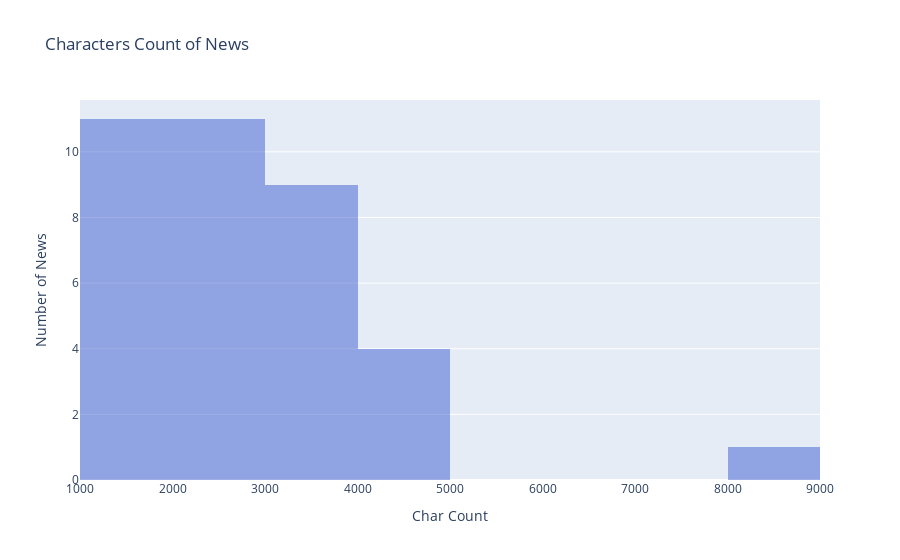

The notebook cell saved with this chart:
### Code cell
xchars = [len(x) for x in df.Cleaned_News]
trace1 = go.Histogram(x=xchars, opacity=0.65, name="Word Count", marker=dict(color='rgba(12, 50, 196, 0.6)'))
data = [trace1]
layout = go.Layout(barmode='overlay',
                   title='Characters Count of News',
                   xaxis=dict(title='Char Count'),
                   yaxis=dict( title='Number of News'))
fig = go.Figure(data=data, layout=layout)
fig.show()

### Figure 1 — Plotly figure (JSON) as saved in the notebook; plotly's stock layout.template omitted (floating-point values rounded to 4 significant figures)
{"data": [{"marker": {"color": "rgba(12, 50, 196, 0.6)"}, "name": "Word Count", "opacity": 0.65, "type": "histogram", "x": [3913, 2438, 3080, 2419, 3145, 1443, 1956, 4902, 3313, 4400, 1131, 4247, 2590, 2887, 2799, 1277, 3880, 3695, 1694, 2545, 3293, 2389, 8511, 1363, 1961, 2004, 1753, 1829, 2633, 3217, 1353, 1392, 2003, 3874, 4652, 2746]}], "layout": {"barmode": "overlay", "title": {"text": "Characters Count of News"}, "xaxis": {"title": {"text": "Char Count"}}, "yaxis": {"title": {"text": "Number of News"}}}}
